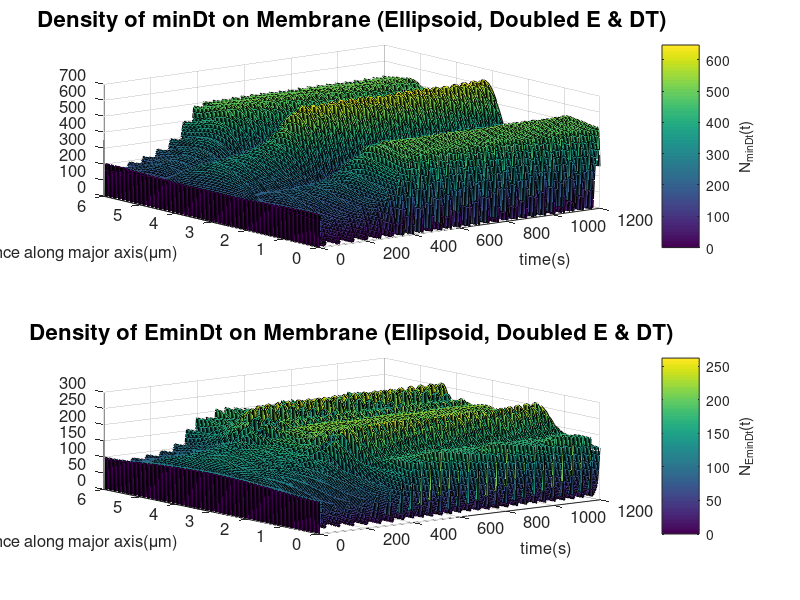

The MATLAB source for this figure:
%% Reinitialize
clear
clc
close all

%% Import
load('minDt.mat');
load('EminDt.mat');
load('time.mat');
load('distance.mat');

%% Plot
% MinDt Plot
figure(1)
subplot(2,1,1)
surf(time,distance,minDt');
axis([0 1200 0 6]);
set(gca, 'FontSize',12);
xlabel('time(s)', 'FontSize',12);
ylabel('distance along major axis({\mu}m)','FontSize',12);
title('Density of minDt on Membrane (Ellipsoid, Doubled E & DT)','FontSize',16);
c=colorbar;
ylabel(c,'N_{minDt}(t)');

% EMinDt Plot
subplot(2,1,2)
surf(time,distance,EminDt');
axis([0 1200 0 6]);
set(gca, 'FontSize',12);
xlabel('time(s)', 'FontSize',12);
ylabel('distance along major axis({\mu}m)','FontSize',12);
title('Density of EminDt on Membrane (Ellipsoid, Doubled E & DT)','FontSize',16);
c=colorbar;
ylabel(c,'N_{EminDt}(t)');